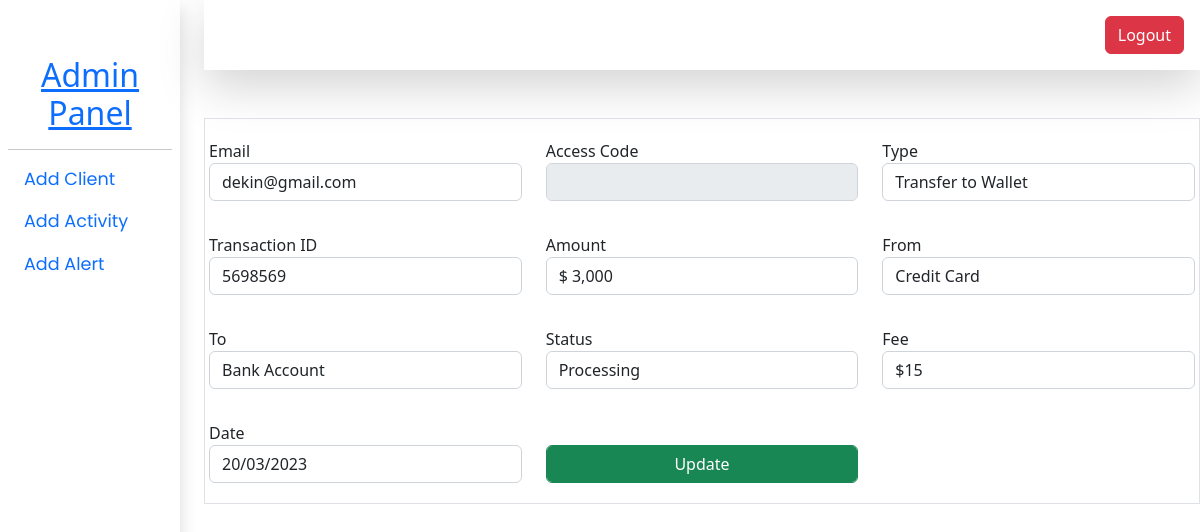
The app's page /admin/main.php?page=editAct&id=3 with its own data.
### tables this page shows
CREATE TABLE `activites` (
  `id` int(11) NOT NULL,
  `accessCode` varchar(100) NOT NULL,
  `type` text NOT NULL,
  `amount` varchar(255) NOT NULL,
  `t_id` varchar(100) NOT NULL,
  `fromAcc` varchar(100) NOT NULL,
  `toAcc` varchar(100) NOT NULL,
  `fee` varchar(100) NOT NULL,
  `status` varchar(100) NOT NULL,
  `date` varchar(100) NOT NULL,
  `email` varchar(100) NOT NULL
);

### admin/edit.php (the view, shortened to what this page needs)
<?php
include 'db/db.php';
    if(isset($_GET['id'])){
        $actID = $_GET['id'];
        $getSql = "SELECT *  FROM activites WHERE id = '$actID' ";
        $getQuery = mysqli_query($conn,$getSql) or die($conn) ;
        while($row = mysqli_fetch_assoc($getQuery)){
            $email = $row['email'];
            $type = $row['type'];
            $t_id = $row['t_id'];
            $amount = $row['amount'];
            $from = $row['fromAcc'];
            $to = $row['toAcc'];
            $status = $row['status'];
            $fee = $row['fee'];
            $date = $row['date'];
        }
    }
?>
<div>
    <form action="edit.php" method="post">
        <div class="row">
            <div class="col-md-4">
                <div class="form-group my-3">
                    <label for="" class="text-dark">Email</label>
                    <input type="text" class="form-control" name="email" value="<?php echo $email ? $email : ""  ?>" required>
                </div>
            </div>
            <div class="col-md-4">
                <div class="form-group my-3">
                    <label for="" class="text-dark">Access Code</label>
                    <input type="text" class="form-control" value="" disabled>
                </div>
            </div>
            <div class="col-md-4">
                <div class="form-group my-3">
                    <label for="" class="text-dark">Type</label>
                    <input type="text" class="form-control" name="type" required value="<?= $type ? $type : '' ?>">
                </div>
            </div>
            <div class="col-md-4">
                <div class="form-group my-3">
                    <label for="" class="text-dark">Transaction ID</label>
                    <input type="text" class="form-control" name="t_id" required value="<?= $t_id ? $t_id : '' ?>">
                </div>
            </div>
            <div class="col-md-4">
                <div class="form-group my-3">
                    <label for="" class="text-dark">Amount</label>
                    <input type="text" class="form-control" name="amount" required value="<?= $amount ? $amount : '' ?>">
                </div>
            </div>
            <div class="col-md-4">
                <div class="form-group my-3">
                    <label for="" class="text-dark">From</label>
                    <input type="text" class="form-control" name="from" required value="<?= $from ? $from : '' ?>">
                </div>
            </div>
            <div class="col-md-4">
                <div class="form-group my-3">
                    <label for="" class="text-dark">To</label>
                    <input type="text" class="form-control" name="to" required value="<?= $to ? $to : '' ?>">
                </div>
            </div>
            <div class="col-md-4">
                <div class="form-group my-3">
                    <label for="" class="text-dark">Status</label>
                    <input type="text" class="form-control" name="status" required value="<?= $status ? $status : '' ?>">
                </div>
            </div>
            <div class="col-md-4">
                <div class="form-group my-3">
                    <label for="" class="text-dark">Fee</label>
                    <input type="text" class="form-control" name="fee" required value="<?= $fee ? $fee : '' ?>">
                </div>
            </div>
            <div class="col-md-4">
                <div class="form-group my-3">
                    <label for="" class="text-dark">Date</label>
                    <input type="text" class="form-control" name="date" required value="<?= $date ? $date: '' ?>">
                </div>
            </div>
            <div class="col-md-4">
                <div class="form-group my-3">
                    <button type="submit" class="form-control btn btn-success" name="update">Update</button>
                </div>
            </div>
        </div>
    </form>
</div>

### records on screen
activites: email "dekin@gmail.com", type "Transfer to Wallet", t_id "5698569", amount "$ 3,000", from "Credit Card", to "Bank Account", status "Processing", fee "$15", date "20/03/2023"
